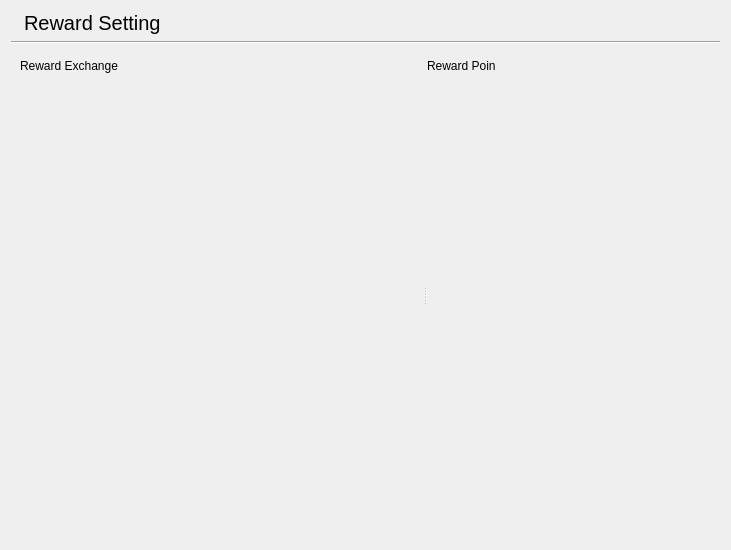
<?xml version="1.0" encoding="UTF-8"?>
<ui version="4.0">
 <class>RewardSetting</class>
 <widget class="QWidget" name="RewardSetting">
  <property name="geometry">
   <rect>
    <x>0</x>
    <y>0</y>
    <width>731</width>
    <height>550</height>
   </rect>
  </property>
  <property name="windowTitle">
   <string>Form</string>
  </property>
  <layout class="QVBoxLayout" name="verticalLayout">
   <item>
    <layout class="QHBoxLayout" name="horizontalLayout">
     <item>
      <widget class="QLabel" name="label">
       <property name="sizePolicy">
        <sizepolicy hsizetype="Preferred" vsizetype="Preferred">
         <horstretch>0</horstretch>
         <verstretch>0</verstretch>
        </sizepolicy>
       </property>
       <property name="text">
        <string/>
       </property>
       <property name="pixmap">
        <pixmap resource="../../imperion/imperion.qrc">:/images/icon_32.png</pixmap>
       </property>
      </widget>
     </item>
     <item>
      <widget class="QLabel" name="labelTitle">
       <property name="sizePolicy">
        <sizepolicy hsizetype="Expanding" vsizetype="Preferred">
         <horstretch>0</horstretch>
         <verstretch>0</verstretch>
        </sizepolicy>
       </property>
       <property name="styleSheet">
        <string notr="true">font-size: 20px;</string>
       </property>
       <property name="text">
        <string>Reward Setting</string>
       </property>
      </widget>
     </item>
    </layout>
   </item>
   <item>
    <widget class="Line" name="line">
     <property name="orientation">
      <enum>Qt::Horizontal</enum>
     </property>
    </widget>
   </item>
   <item>
    <widget class="QWidget" name="widget" native="true">
     <property name="sizePolicy">
      <sizepolicy hsizetype="Preferred" vsizetype="Expanding">
       <horstretch>0</horstretch>
       <verstretch>0</verstretch>
      </sizepolicy>
     </property>
     <layout class="QVBoxLayout" name="verticalLayout_4">
      <item>
       <widget class="QSplitter" name="splitter">
        <property name="orientation">
         <enum>Qt::Horizontal</enum>
        </property>
        <widget class="QWidget" name="verticalLayoutWidget">
         <layout class="QVBoxLayout" name="verticalLayout_2">
          <item>
           <widget class="QLabel" name="label_2">
            <property name="text">
             <string>Reward Exchange</string>
            </property>
           </widget>
          </item>
          <item>
           <widget class="LibGUI::TableWidget" name="tableExchange" native="true">
            <property name="sizePolicy">
             <sizepolicy hsizetype="Preferred" vsizetype="Expanding">
              <horstretch>0</horstretch>
              <verstretch>0</verstretch>
             </sizepolicy>
            </property>
           </widget>
          </item>
         </layout>
        </widget>
        <widget class="QWidget" name="verticalLayoutWidget_2">
         <layout class="QVBoxLayout" name="verticalLayout_3">
          <item>
           <widget class="QLabel" name="label_3">
            <property name="text">
             <string>Reward Poin</string>
            </property>
           </widget>
          </item>
          <item>
           <widget class="LibGUI::TableWidget" name="tablePoin" native="true">
            <property name="sizePolicy">
             <sizepolicy hsizetype="Preferred" vsizetype="Expanding">
              <horstretch>0</horstretch>
              <verstretch>0</verstretch>
             </sizepolicy>
            </property>
           </widget>
          </item>
         </layout>
        </widget>
       </widget>
      </item>
     </layout>
    </widget>
   </item>
  </layout>
 </widget>
 <customwidgets>
  <customwidget>
   <class>LibGUI::TableWidget</class>
   <extends>QWidget</extends>
   <header>tablewidget.h</header>
   <container>1</container>
  </customwidget>
 </customwidgets>
 <resources>
  <include location="../../imperion/imperion.qrc"/>
 </resources>
 <connections/>
</ui>
